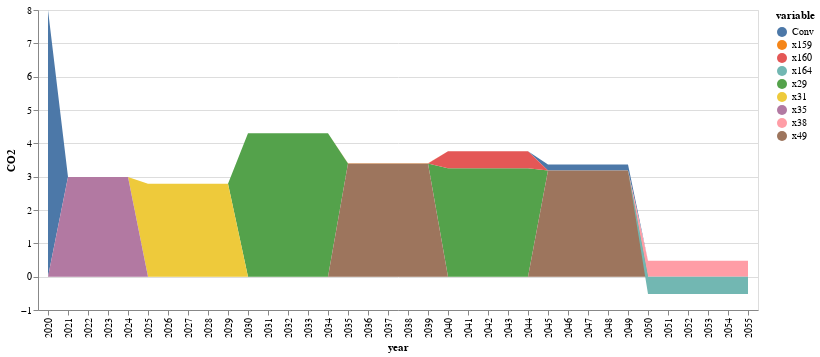

Here is the notebook cell this chart was saved with:
### Code cell
#only for this result

function conventional0(i1,t)
    if t==0
        if mod(i1,5)≥mod(sum(round(JuMP.values.(tk)[k1,t+1];digits=2) for k1=1:nrow(compromise)),5)
            return initial[1,3]*(1-sum(JuMP.values.(xk)[k,t+1] for k in 1:nrow(compromise)))
        else
            return 0
        end
    else
        return initial[1,3]*(1-sum(JuMP.values.(xk)[k,t] for k in 1:nrow(compromise)))
    end
end

function conventional(i1,t)
    if t==0
        if mod(i1,5)≥mod(sum(round.(JuMP.values.(tk)[1:nrow(compromise),t+1];digits=2)),5) && sum(JuMP.values.(xk)[1:nrow(compromise),t+1]) > 0
            return initial[1,3]*(1-sum(JuMP.values.(xk)[k,t+1] for k in 1:nrow(compromise)))
        else
            return 0
        end
    else
        sum_xks_atT=0
        for k1 in 1:nrow(compromise)
            if mod(i1,5)≥mod(round(JuMP.values.(tk)[k1,t+1];digits=2),5) && sum(JuMP.values.(xk)[k1,t:t+1])>0 && t>0
                sum_xks_atT+=JuMP.values.(xk)[k1,t+1]
            else
                sum_xks_atT+=JuMP.values.(xk)[k1,t]
            end
        end
            
        #if mod(i1,5)≥mod(round(sum(JuMP.values.(tk)[1:nrow(compromise),t+1]);digits=2),5) && sum(JuMP.values.(xk)[1:nrow(compromise),t:t+1])>0 && t>0
        #    t=t+1
        #end
        #return (1-sum(JuMP.values.(xk)[k,t] for k in 1:nrow(compromise)))
        return initial[1,3]*(1-sum_xks_atT)
    end
end


function innovation(i1,k1,t)
    if t==0 
        if mod(i1,5)≥mod(round(JuMP.values.(tk)[k1,t+1];digits=2),5) && JuMP.values.(xk)[k1,t+1] > 0
            t=1
            return (sum(JuMP.values.(xk)[k,t]*(co2fac[k,t]) for k=k1:k1))            
        else
            return 0
        end
    end
    if mod(i1,5)≥mod(round(JuMP.values.(tk)[k1,t+1];digits=2),5) && sum(JuMP.values.(xk)[k1,t:t+1])>0 && t>0
        t=t+1
    end
    return sum(JuMP.values.(xk)[k,t]*(co2fac[k,t]) for k=k1:k1)
end

conv=zeros(51)

conv[1]=initial[1,3]
inn_co2=zeros(nrow(compromise),51)

for k in 1:nrow(compromise)
    inn_co2[k,1]=0
end
j=0
for t in 2:51
    if 0 ≤ t ≤ 5
        j=0
    elseif 6 ≤ t ≤ 10
        j=1
    elseif 11 ≤ t ≤ 15
        j=2
    elseif 16 ≤ t ≤ 20
        j=3
    elseif 21 ≤ t ≤ 25
        j=4
    elseif 25 ≤ t ≤ 30
        j=5
    else
        j=6
    end
    
    
    
    conv[t]=conventional(t,j)
    for k in 1:nrow(compromise)
        
        inn_co2[k,t]=innovation(t,k,j)
    end
end
#conv[1:5].=initial[1,3]

sNames = ["conv","inn1","inn2","inn3","inn4","inn5","inn6","inn7","inn8","inn9","inn10"]
xLabels = []
for i in 2020:2070
    push!(xLabels,string(i))
end

#df = DataFrame(year=xLabels, conv=conv, inn1=inn_co2[1,:],inn2=inn_co2[2,:],inn3=inn_co2[3,:],inn4=inn_co2[4,:],
#        inn5=inn_co2[5,:],inn6=inn_co2[6,:],inn7=inn_co2[7,:],inn8=inn_co2[8,:],inn9=inn_co2[9,:],inn10=inn_co2[10,:])
df = DataFrame(vcat(conv',inn_co2)',:auto)


df=df[1:36,:]

df=df[!, any.(>(0), eachcol(df))]
df[!,:year]=xLabels[1:36]
#rename!(df,[:x1,:x93,:x218,:x222] .=> [:Conv,:pyLDPE1,:alcPLA2,:alcPLA6])
#df[!,:pyLDPE11]=zeros(36)
rename!(df,[:x1] .=> [:Conv])
#df[!,:x104]=zeros(36)
#df[!,:x201]=zeros(36)
#df[!,:x196]=zeros(36)
#df[!,:x126]=zeros(36)
#rename!(df,[:x94,:x95,:x104,:x109,:x196,:x198,:x199,:x200,:x201] .=> [:LABS12,:LABS13,:LABS22,:LABS27,:RecyclPLA2,:RecyclPLA4,:RecyclPLA5,:RecyclPLA6,:RecyclPLA7])
#rename!(df,[:x29,:x30,:x31,:x45,:x49] .=> [:pyLDPE_maxTheta,:pyLDPE_minGWP,:pyLDPE_minLCC,:pyLDPE_14,:pyLDPE_18])
#rename!(df,[:x160,:x164] .=> [:alcPLA_minLCC,:alcPLA_3])
co2_inn=df |> stack |> @vlplot(:area, x=:year, y={:value, stack=:zero, title="CO2"}, color="variable:n",legend=:sNames) 

#save("./result-case-roadmap/co2-roadmap-netzero.svg", co2_inn)
co2_inn

### Figure 1 — Vega-Lite specification as saved in the notebook (floating-point values rounded to 4 significant figures; data arrays with more than 128 entries replaced by an {"elided": "..."} marker saying what was removed)
{"data": {"values": {"elided": "324 records"}}, "encoding": {"color": {"field": "variable", "type": "nominal"}, "x": {"field": "year"}, "y": {"field": "value", "stack": "zero", "title": "CO2", "type": "quantitative"}}, "legend": "sNames", "mark": "area"}
